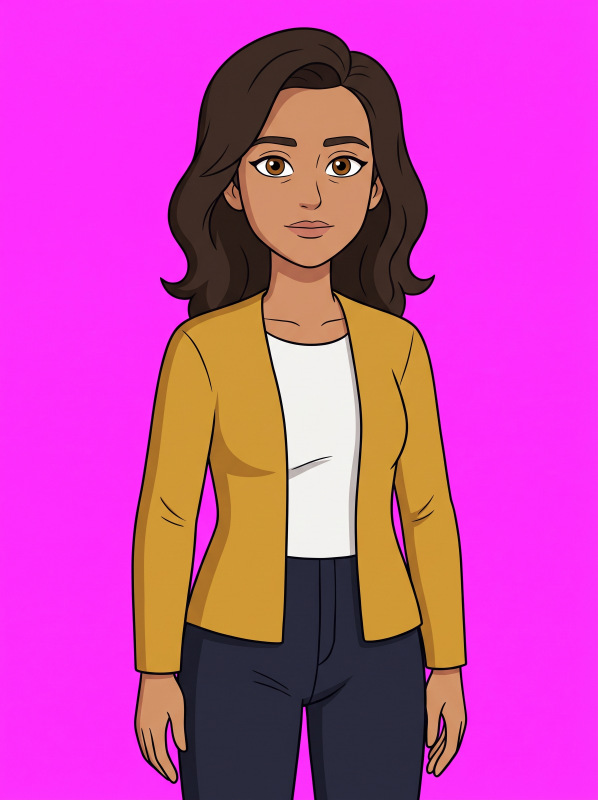
#> input picture canais/geeklab/personagens/marina/marina_01_neutra.jpg, 1792 x 2400 px (shown at 1/3 size)
$ python -i cutout.py   (imports and definitions only)
#> lines starting #> are read from the running program, lines starting #| are printed output that depends on the picture; after the words box and inside, x2 and y2 are one past the last pixel; in counts of white or black regions, pixels touching at a corner belong together
"""Personagens por RECORTES (cutout): a aparência vem de imagens (criadas uma única vez, por exemplo pelo Gemini) e o
Studio as anima por código, sem gerar imagem nova a cada fala.

Uma personagem é uma PASTA da biblioteca (`<projeto>/personagens/<nome>/`) com `personagem.json` + as imagens:
  - `neutra` é o CORPO-BASE (boca fechada); `feliz`, `surpresa`, `falando` ... são o mesmo personagem com outra expressão,
    no mesmo enquadramento (as imagens precisam ficar alinhadas: o experimento do Gemini deu 0-2 px de diferença);
  - fundo de cor sólida (magenta), recortado por cor; a imagem pode ser JPEG (não precisa de transparência real).
Por quadro, `CutoutAsset.render(pose)` parte do corpo-base e: cola o rosto da expressão pedida (mistura suave), cola a BOCA
da vogal falada (abertura gradual: o recorte de boca aberta é achatado e misturado à boca fechada), pisca (achata os olhos),
inclina a cabeça (deformação suave: a cabeça gira, o ombro não) e respira/balança o corpo todo.
Os personagens desenhados por código (`toon.draw_character`) continuam existindo; o palco escolhe um ou outro pela ficha.
"""
from __future__ import annotations

import json
import math
import re
from pathlib import Path

import numpy as np
from PIL import Image, ImageDraw, ImageFilter

MANIFEST = 'personagem.json'
ASSET_NAME = re.compile(r'[A-Za-z0-9_-]+')
# emoção do roteiro -> imagem da personagem (o manifesto pode trocar; o que faltar cai na neutra)
DEFAULT_MAP = {'neutral': 'neutra', 'happy': 'feliz', 'smug': 'feliz', 'surprised': 'surpresa', 'thinking': 'neutra',
               'sad': 'neutra', 'angry': 'neutra'}


# ------------------------------------------------------------------ recorte por cor

def magenta_alpha(im: Image.Image, soft=(60, 150)):
    """Máscara (0..255) do personagem: distância à cor REAL do fundo (medida nos cantos), com transição suave nas bordas."""
    a = np.asarray(im.convert('RGB')).astype(np.float32)
    corners = np.concatenate([a[:60, :60].reshape(-1, 3), a[:60, -60:].reshape(-1, 3)])
    bg = np.median(corners, axis=0)
    dist = np.sqrt(((a - bg) ** 2).sum(axis=2))
    lo, hi = soft
    return (np.clip((dist - lo) / (hi - lo), 0, 1) * 255).astype(np.uint8), bg


def despill(im: Image.Image, alpha: np.ndarray) -> Image.Image:
    """Tira o reflexo magenta das bordas semitransparentes (R e B acima do verde)."""
    a = np.asarray(im.convert('RGB')).astype(np.float32)
    al = alpha.astype(np.float32) / 255
    edge = (al > 0.02) & (al < 0.98)
    spill = np.clip(np.minimum(a[..., 0], a[..., 2]) - a[..., 1], 0, None) * edge * 0.9
    a[..., 0] -= spill
    a[..., 2] -= spill
    return Image.fromarray(np.clip(a, 0, 255).astype(np.uint8))


def key_image(im: Image.Image) -> Image.Image:
    alpha, _ = magenta_alpha(im)
    out = despill(im, alpha).convert('RGBA')
    out.putalpha(Image.fromarray(alpha))
    return out


# ------------------------------------------------------------------ validação e biblioteca

# [30 lines left out: functions validate_manifest, find_asset, not called in this run]


def _smooth(x: float) -> float:
    x = max(0.0, min(1.0, x))
    return x * x * (3 - 2 * x)


# [13 lines left out: functions _feather_mask, _ellipse_mask, not called in this run]


def _scale_mask(mask: Image.Image, k: float) -> Image.Image:
    return mask.point(lambda v: int(v * k))


class CutoutAsset:
    """Uma personagem carregada: imagens recortadas e escaladas para `width_px` de largura, prontas para `render`."""

    # [143 lines left out: functions __init__, _expression, _mouth, _blink, _warp, render, not called in this run]

>>> from PIL import Image
>>> picture = Image.open('../../canais/geeklab/personagens/marina/marina_01_neutra.jpg')
#> picture is the input picture: PIL image 1792x2400 RGB; mean R, G, B 202.4, 71.4, 173.8
>>> result = key_image(picture)
#> in magenta_alpha, `bg = np.median(corners, axis=0)`: bg = [253, 49, 253]
#> in magenta_alpha, `dist = np.sqrt(((a - bg) ** 2).sum(axis=2))`:
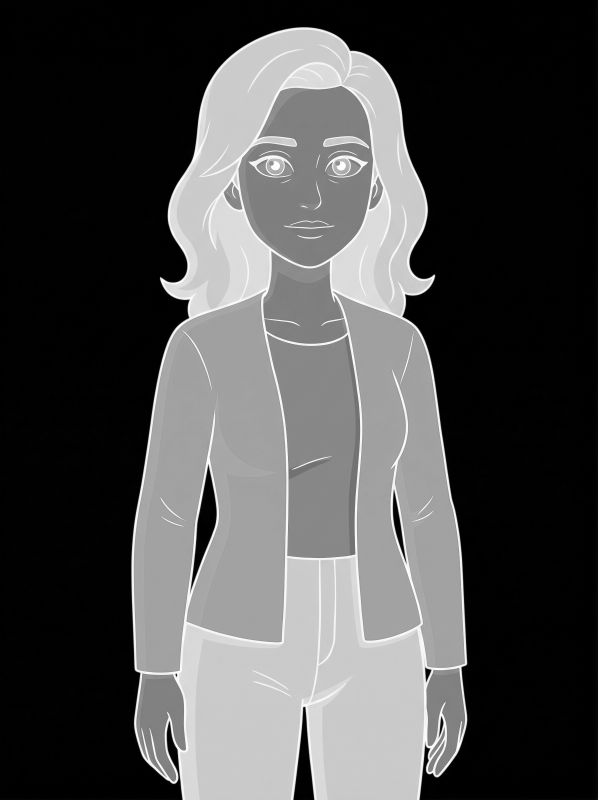
#> dist: shape (2400, 1792) float32 (shown at 1/3 size); min 1, max 361.1, mean 109.5; drawn with min black and max white
#> in key_image, `alpha, _ = magenta_alpha(im)`:
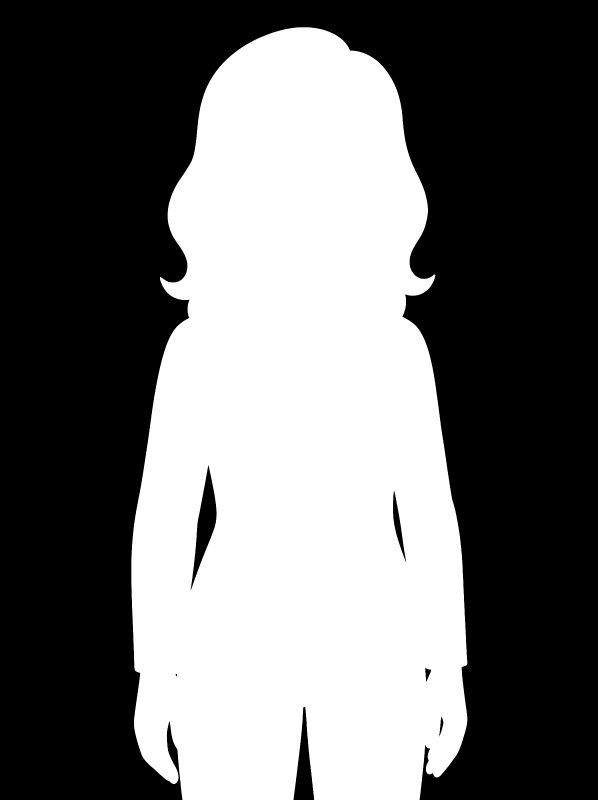
#> alpha: shape (2400, 1792) (shown at 1/3 size); min 0, max 255, mean 109.5
#> in despill, `edge = (al > 0.02) & (al < 0.98)`:
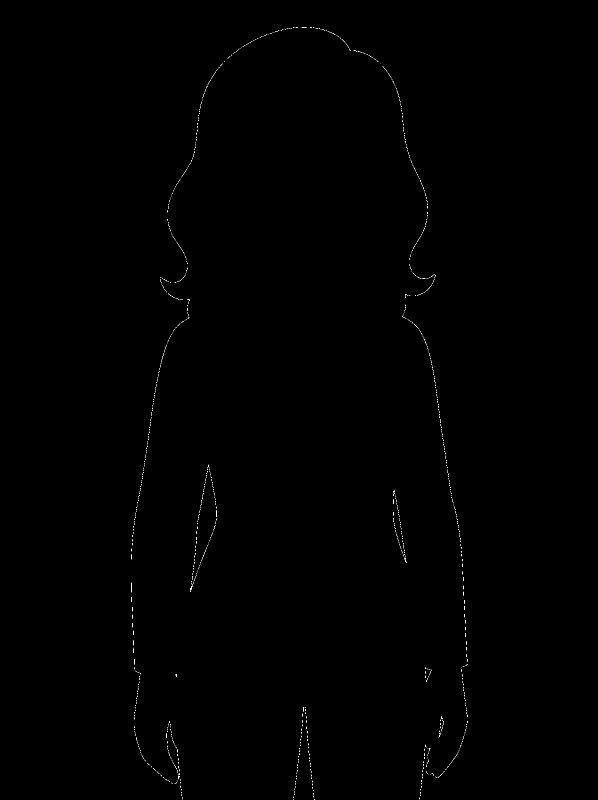
#> edge: shape (2400, 1792) bool (shown at 1/3 size); 0.1% white in thin lines or dots, all inside (x1, y1, x2, y2) = (394, 81, 1402, 2400)
#> in key_image, `out.putalpha(Image.fromarray(alpha))`:
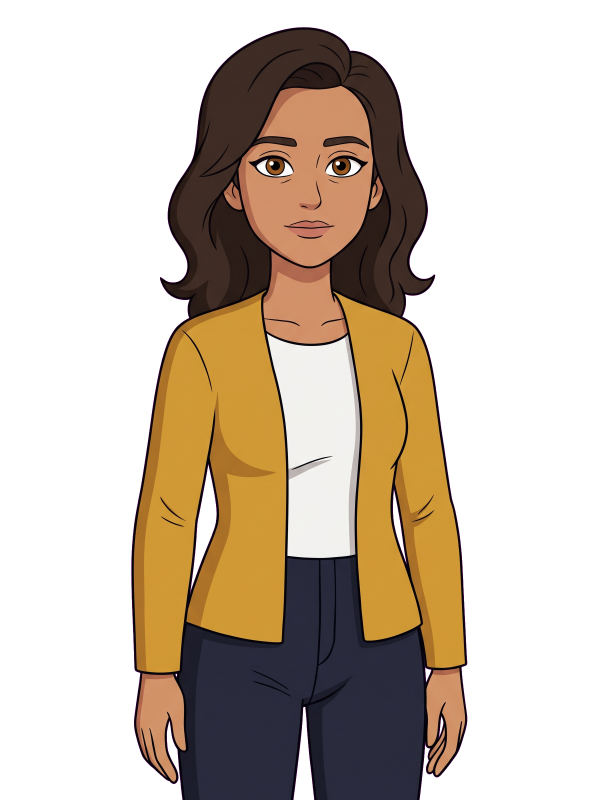
#> out: PIL image 1792x2400 RGBA (shown at 1/3 size); mean R, G, B, A 202.3, 71.4, 173.7, 109.5; transparent parts drawn white

$ run again, on canais/geeklab/personagens/marina/marina_03_surpresa.jpg
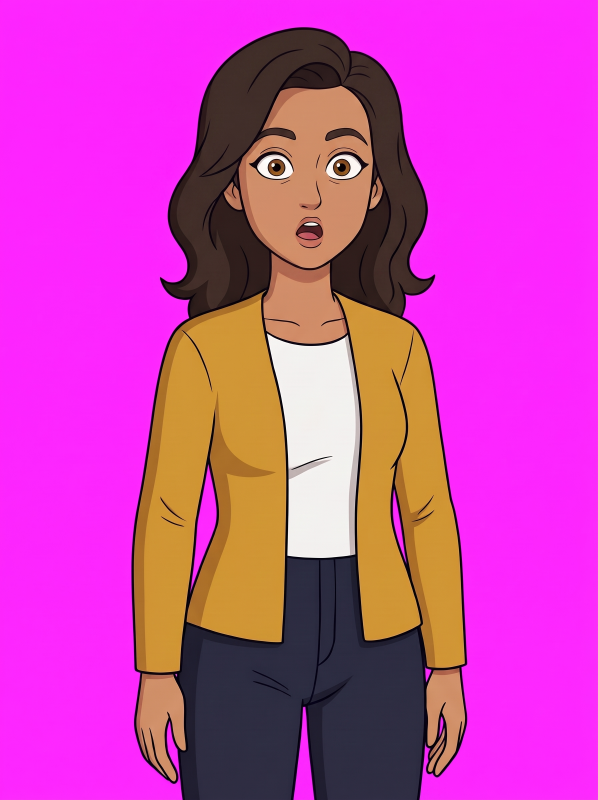
#> input picture canais/geeklab/personagens/marina/marina_03_surpresa.jpg, 1792 x 2400 px (shown at 1/3 size)
#> picture is the input picture: PIL image 1792x2400 RGB; mean R, G, B 203, 65.6, 175.5
#> bg = [254, 38, 255]
#> in magenta_alpha, `dist = np.sqrt(((a - bg) ** 2).sum(axis=2))`:
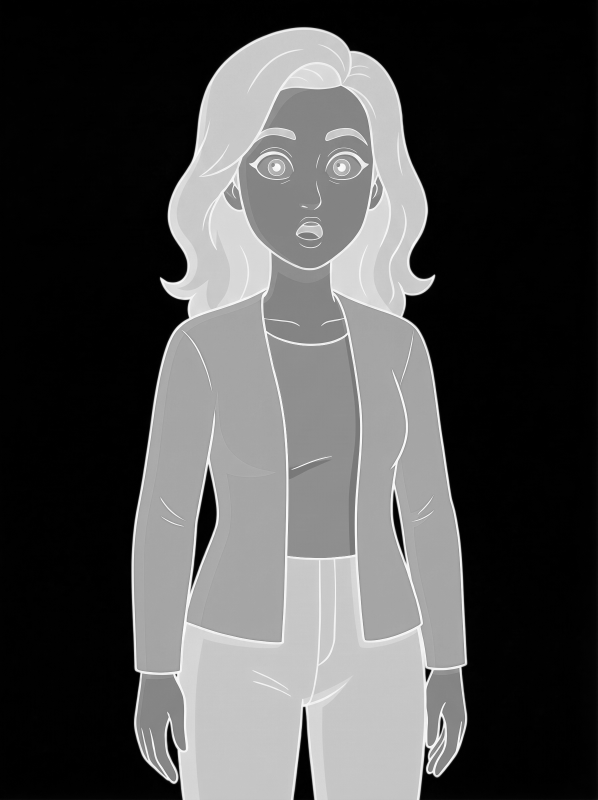
#> dist: shape (2400, 1792) float32 (shown at 1/3 size); min 0, max 361.9, mean 110.1; drawn with min black and max white
#> edge: shape (2400, 1792) bool; 0.12% white in thin lines or dots, all inside (x1, y1, x2, y2) = (394, 81, 1402, 2400)
#> in key_image, `out.putalpha(Image.fromarray(alpha))`:
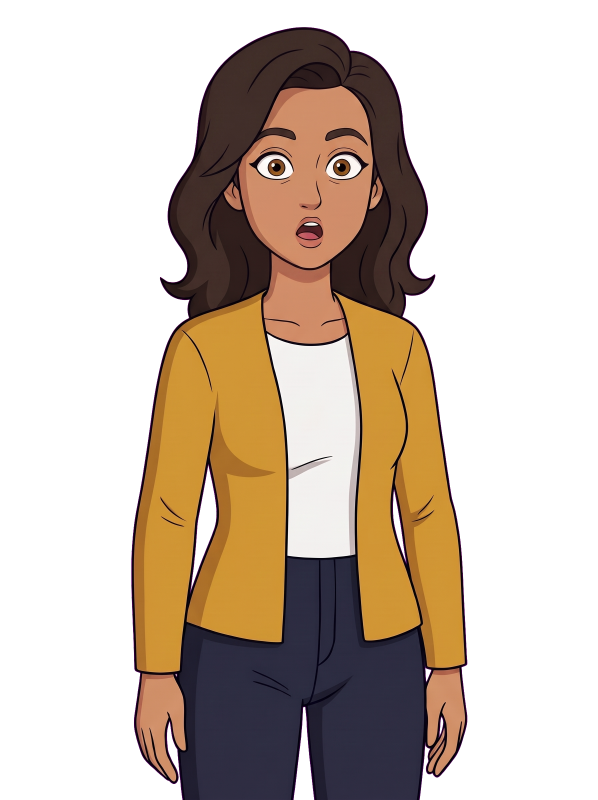
#> out: PIL image 1792x2400 RGBA (shown at 1/3 size); mean R, G, B, A 202.9, 65.6, 175.4, 109.5; transparent parts drawn white
